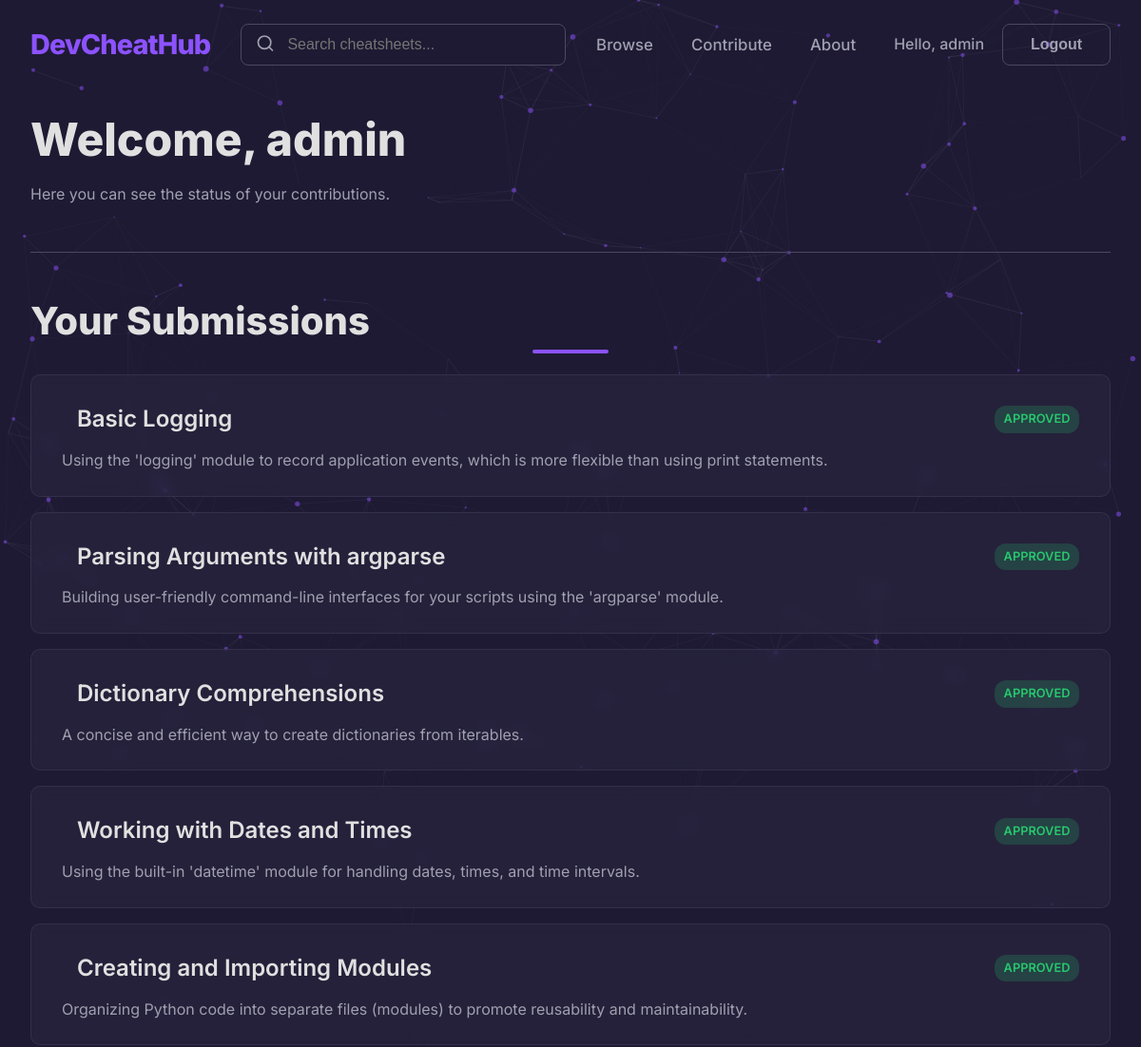
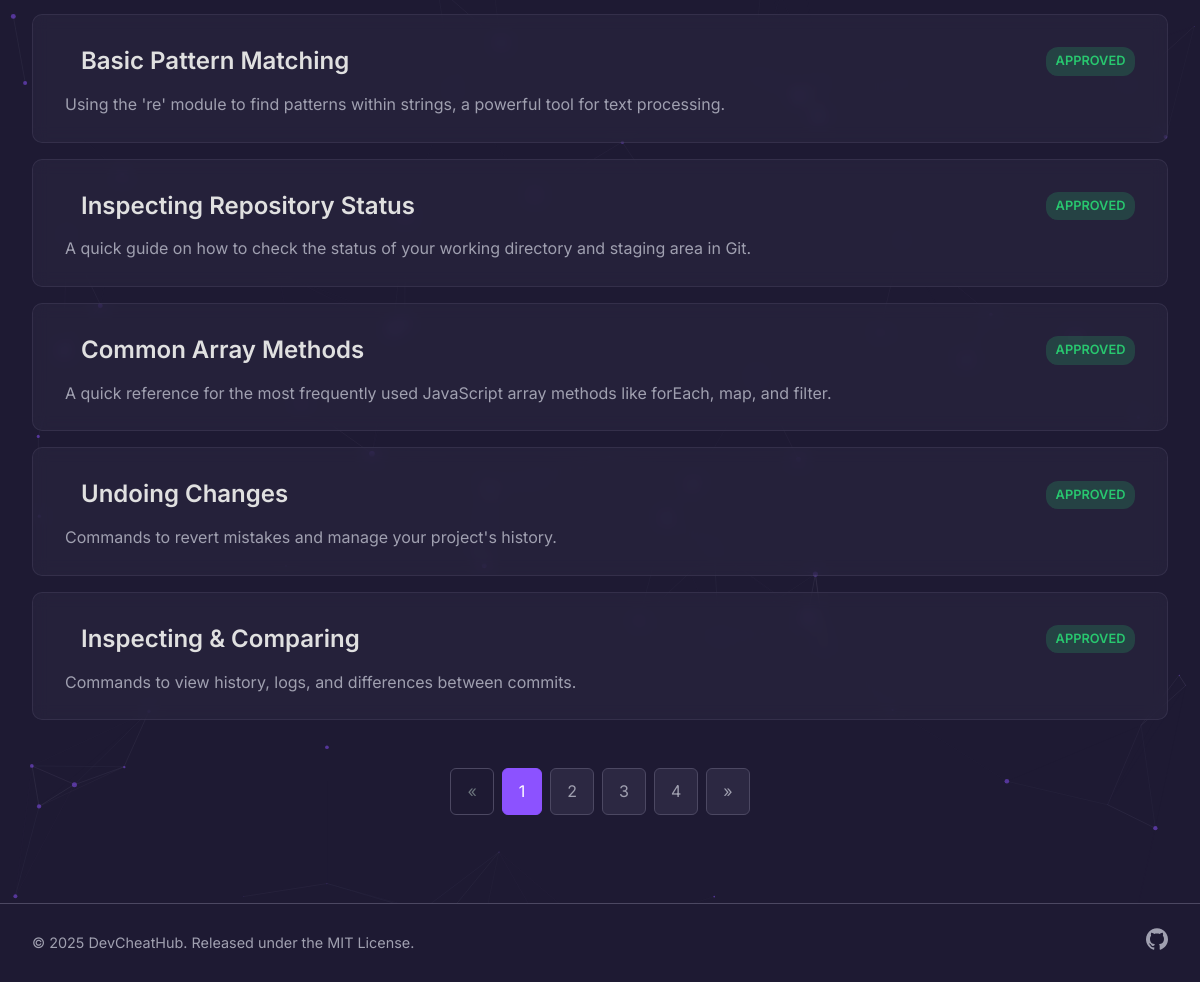
/accounts/profile/ (signed in), run on the app's committed database (2 pictures, top to bottom).
### core/models.py (models this page shows, shortened)
class CheatSheet(models.Model):
    STATUS_CHOICES = [
        ('PENDING', 'Pending Review'),
        ('APPROVED', 'Approved'),
        ('REJECTED', 'Rejected'),
    ]
    author = models.ForeignKey(User, on_delete=models.CASCADE)
    category = models.ForeignKey(Category, related_name="cheatsheets", on_delete=models.CASCADE)
    title = models.CharField(max_length=200)
    description = models.TextField(help_text="A brief description of the cheatsheet.")
    status = models.CharField(max_length=10, choices=STATUS_CHOICES, default='PENDING')
    slug = models.SlugField(max_length=200, unique=True, blank=True)
    created_at = models.DateTimeField(auto_now_add=True)
    updated_at = models.DateTimeField(auto_now=True)

### users/views.py (the view)
# urls.py: path('profile/', views.profile, name='profile'),
@login_required
def profile(request):
    cheatsheet_list = CheatSheet.objects.filter(author=request.user).order_by('-updated_at')
    paginator = Paginator(cheatsheet_list, 10)
    page_number = request.GET.get('page')
    page_obj = paginator.get_page(page_number)
    query_params = request.GET.copy()
    if 'page' in query_params:
        del query_params['page']
    context = {
        'page_obj': page_obj,
        'query_params': query_params.urlencode(), # Add this to context
    }
    return render(request, 'users/profile.html', context)

### templates/users/profile.html (shortened to what this page needs)
{% extends "base.html" %}
{% block content %}
<div class="container">
    <div class="profile-header">
        <h1 class="page-title">Welcome, {{ user.username }}</h1>
        <p class="text-secondary">Here you can see the status of your contributions.</p>
    </div>
    <div class="profile-section">
        <h2 class="section-title" style="text-align: left; margin-bottom: 2rem;">Your Submissions</h2>
        <div class="list-container">
            {% for sheet in page_obj %}
                <div class="list-item">
                    <div class="list-item-header">
                        <h3 class="list-item-title">
                            {% if sheet.status == 'APPROVED' %}
                                <a href="{% url 'cheatsheet_detail' sheet.slug %}" class="list-item-link">{{ sheet.title }}</a>
                            {% else %}
                                {{ sheet.title }}
                            {% endif %}
                        </h3>
                        <span class="status-badge status-{{ sheet.status|lower }}">{{ sheet.get_status_display }}</span>
                    </div>
                    <p class="list-item-description">{{ sheet.description }}</p>
                </div>
            {% empty %}
                <p class="text-secondary">You haven't submitted any cheatsheets yet. Click 'Contribute' in the header to get started!</p>
            {% endfor %}
            {% include 'partials/pagination.html' %}
        </div>
    </div>
</div>
{% endblock %}

### templates/base.html (shortened to what this page needs)
{% load static %}
<!DOCTYPE html>
<html lang="en">
<head>
    <link rel="stylesheet" href="{% static 'css/styles.css' %}">
    <link rel="stylesheet" href="https://cdnjs.cloudflare.com/ajax/libs/codemirror/5.65.2/codemirror.min.css">
    <link rel="stylesheet" href="https://cdnjs.cloudflare.com/ajax/libs/codemirror/5.65.2/theme/dracula.min.css">
    <link rel="stylesheet" href="//cdnjs.cloudflare.com/ajax/libs/highlight.js/11.7.0/styles/atom-one-dark.min.css">
</head>
<body class="{% block body_class %}{% endblock %}">
    <div id="particles-js"></div>
    {% block header %}
        <header class="main-header">
            <nav class="header-nav container">
                <a href="{% url 'category_list' %}" class="logo">DevCheatHub</a>
                <div class="nav-search">
                    <form method="get" action="{% url 'search_results' %}">
                        <input type="search" name="q" placeholder="Search cheatsheets...">
                        <button type="submit" aria-label="Search">
                            <svg width="20" height="20" viewBox="0 0 24 24" fill="none" stroke="currentColor" stroke-width="2" stroke-linecap="round" stroke-linejoin="round"><circle cx="11" cy="11" r="8"></circle><line x1="21" y1="21" x2="16.65" y2="16.65"></line></svg>
                        </button>
                    </form>
                </div>
                <div class="nav-menu">
                    <div class="nav-center">
                        <a href="{% url 'category_list' %}">Browse</a>
                        <a href="{% url 'contribute' %}">Contribute</a>
                        <a href="{% url 'about' %}">About</a>
                    </div>
                    <div class="nav-auth">
                        {% if user.is_authenticated %}
                            <a href="{% url 'profile' %}" class="welcome-text">Hello, {{ user.username }}</a>
                            <form action="{% url 'logout' %}" method="post" style="display: inline;">
                                <button type="submit" class="btn btn-secondary">Logout</button>
                            </form>
                        {% else %}
                            <a href="{% url 'login' %}" class="btn btn-secondary">Login</a>
                            <a href="{% url 'register' %}" class="btn btn-primary">Sign Up</a>
                        {% endif %}
                    </div>
                </div>
            </nav>
        </header>
    {% endblock header %}
    <main id="page-content">
        {% block content %}
        {% endblock %}
    </main>
    <footer class="site-footer">
        <div class="container footer-content-simple">
            <p class="footer-copyright">&copy; {% now "Y" %} DevCheatHub. Released under the MIT License.</p>
            <div class="footer-socials">
                <a href="https://github.com/sasidharakurathi/devcheathub" target="_blank" aria-label="GitHub">
                </a>
            </div>
        </div>
    </footer>
</body>
</html>

### data on the page
CheatSheet: title "Basic Logging"
CheatSheet: title "Parsing Arguments with argparse"
CheatSheet: title "Dictionary Comprehensions"
CheatSheet: title "Working with Dates and Times"
CheatSheet: title "Creating and Importing Modules"
CheatSheet: title "Basic Pattern Matching"
CheatSheet: title "Inspecting Repository Status"
CheatSheet: title "Common Array Methods"
CheatSheet: title "Undoing Changes"
CheatSheet: title "Inspecting & Comparing"

### other printed values
{{ user.username }} "admin"
{{ num }} "2" "3" "4"
